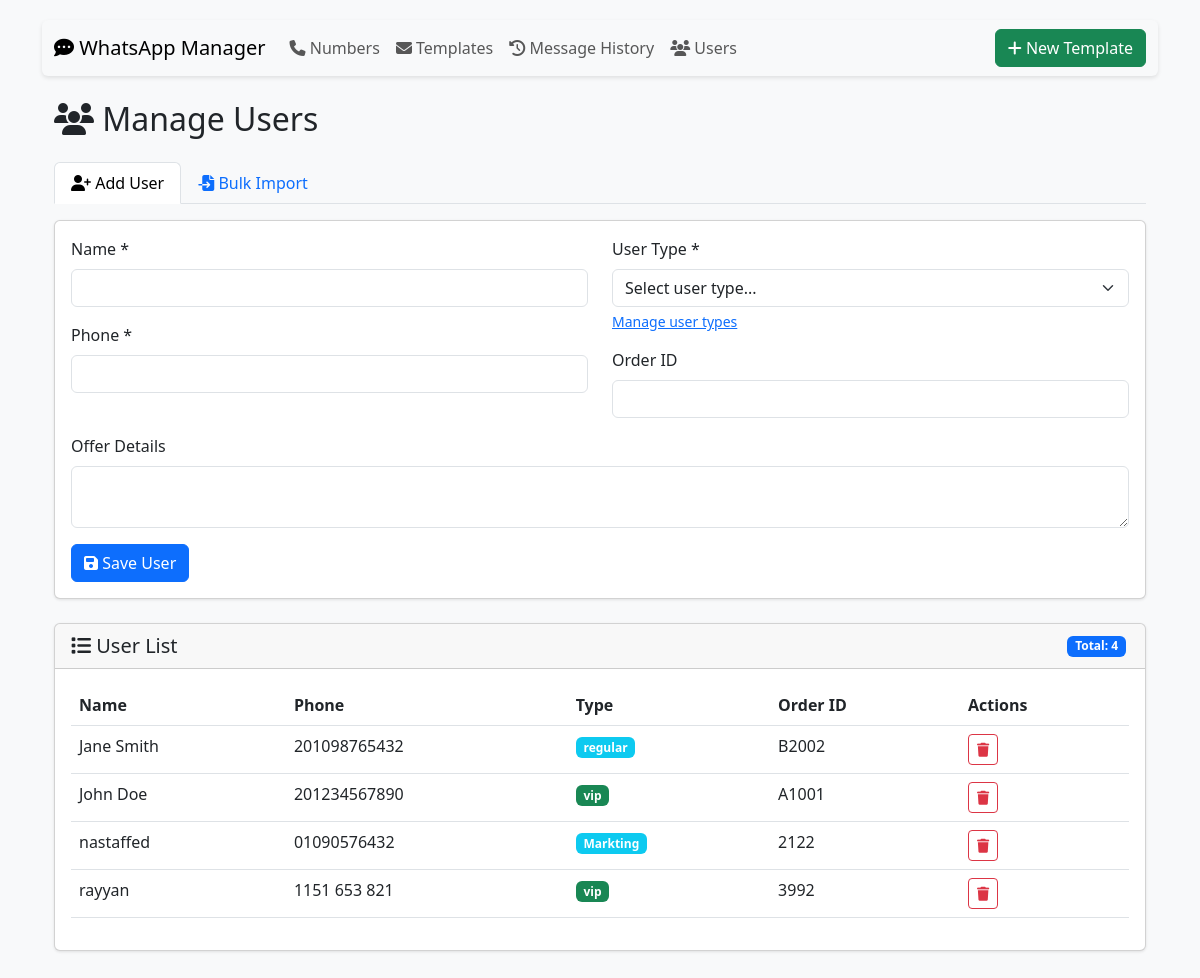
/users, run on an earlier commit of the app's database.
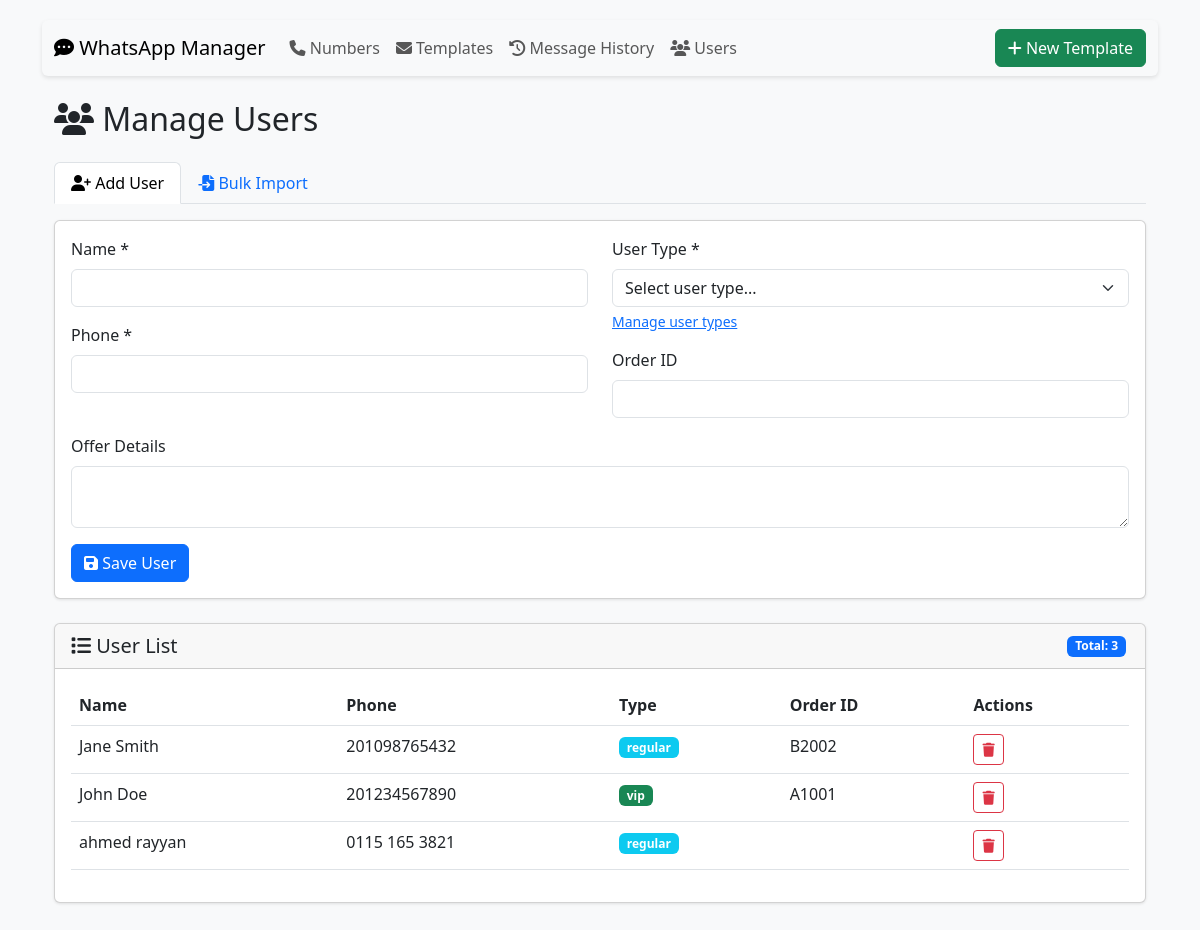
And on a later commit of the database.
### tables this page shows
CREATE TABLE users (
                id INTEGER PRIMARY KEY AUTOINCREMENT,
                name TEXT NOT NULL,
                phone TEXT NOT NULL UNIQUE,
                order_id TEXT,
                offer_details TEXT,
                user_type TEXT NOT NULL DEFAULT 'regular',
                created_at TEXT DEFAULT CURRENT_TIMESTAMP
            );

### app.py (the view, shortened to what this page needs)
@app.route('/users', methods=['GET', 'POST'])
def manage_users():
    with sqlite3.connect('database.db') as conn:
        conn.row_factory = sqlite3.Row
        users = conn.execute('SELECT * FROM users ORDER BY name').fetchall()
        with sqlite3.connect('database.db') as conn:
            conn.row_factory = sqlite3.Row
            user_types = conn.execute('''
                SELECT type_name FROM user_types ORDER BY type_name
            ''').fetchall()
    return render_template('manage_users.html', users=users, user_types=user_types)

### app.py (called while the page is built)
@app.context_processor
def utility_processor():
    return dict(get_template_variables=get_template_variables)

### templates/manage_users.html (shortened to what this page needs)
{% extends "base.html" %}
{% block content %}
<div class="container mt-4">
    <h2><i class="fas fa-users"></i> Manage Users</h2>
    <ul class="nav nav-tabs mt-4" id="userTabs" role="tablist">
        <li class="nav-item" role="presentation">
            <button class="nav-link active" id="add-tab" data-bs-toggle="tab" data-bs-target="#addUser" type="button">
                <i class="fas fa-user-plus"></i> Add User
            </button>
        </li>
        <li class="nav-item" role="presentation">
            <button class="nav-link" id="bulk-tab" data-bs-toggle="tab" data-bs-target="#bulkImport" type="button">
                <i class="fas fa-file-import"></i> Bulk Import
            </button>
        </li>
    </ul>
    <div class="tab-content" id="userTabsContent">
        <div class="tab-pane fade show active" id="addUser" role="tabpanel">
            <div class="card mt-3">
                <div class="card-body">
                    <form method="POST" action="{{ url_for('manage_users') }}">
                        <div class="row">
                            <div class="col-md-6">
                                <div class="mb-3">
                                    <label class="form-label">Name *</label>
                                    <input type="text" name="name" class="form-control" required>
                                </div>
                                <div class="mb-3">
                                    <label class="form-label">Phone *</label>
                                    <input type="text" name="phone" class="form-control" required>
                                </div>
                            </div>
                            <div class="col-md-6">
                                <div class="mb-3">
                                    <label class="form-label">User Type *</label>
                                                <select name="user_type" class="form-select" required>
    <option value="">Select user type...</option>
</select>
<div class="form-text">
    <a href="{{ url_for('manage_user_types') }}">Manage user types</a>
</div>
                                </div>
                                <div class="mb-3">
                                    <label class="form-label">Order ID</label>
                                    <input type="text" name="order_id" class="form-control">
                                </div>
                            </div>
                        </div>
                        <div class="mb-3">
                            <label class="form-label">Offer Details</label>
                            <textarea name="offer_details" class="form-control" rows="2"></textarea>
                        </div>
                        <button type="submit" class="btn btn-primary">
                            <i class="fas fa-save"></i> Save User
                        </button>
                    </form>
                </div>
            </div>
        </div>
    </div>
    <div class="card mt-4">
        <div class="card-header d-flex justify-content-between align-items-center">
            <h5 class="mb-0"><i class="fas fa-list"></i> User List</h5>
            <div>
                <span class="badge bg-primary">Total: {{ users|length }}</span>
            </div>
        </div>
        <div class="card-body">
            <div class="table-responsive">
                <table class="table table-hover">
                    <thead>
                        <tr>
                            <th>Name</th>
                            <th>Phone</th>
                            <th>Type</th>
                            <th>Order ID</th>
                            <th>Actions</th>
                        </tr>
                    </thead>
                    <tbody>
                        {% for user in users %}
                        <tr>
                            <td>{{ user['name'] }}</td>
                            <td>{{ user['phone'] }}</td>
                            <td>
                                <span class="badge bg-{{ 'success' if user['user_type'] == 'vip' else 'info' }}">
                                    {{ user['user_type'] }}
                                </span>
                            </td>
                            <td>{{ user['order_id'] }}</td>
                            <td>
                                <form method="POST" action="{{ url_for('delete_user', user_id=user['id']) }}"
                                      onsubmit="return confirm('Delete this user?');" class="d-inline">
                                    <button type="submit" class="btn btn-sm btn-outline-danger">
                                        <i class="fas fa-trash"></i>
                                    </button>
                                </form>
                            </td>
                        </tr>
                        {% else %}
                        <tr>
                            <td colspan="5" class="text-center">No users found</td>
                        </tr>
                        {% endfor %}
                    </tbody>
                </table>
            </div>
        </div>
    </div>
</div>
{% endblock %}

### templates/base.html (shortened to what this page needs)
<!DOCTYPE html>
<html lang="en">
<head>
    <link href="https://cdn.jsdelivr.net/npm/bootstrap@5.3.0/dist/css/bootstrap.min.css" rel="stylesheet">
    <link rel="stylesheet" href="https://cdnjs.cloudflare.com/ajax/libs/font-awesome/6.4.0/css/all.min.css">
</head>
<body>
    <div class="container">
        <nav class="navbar navbar-expand-lg navbar-light bg-light rounded">
            <div class="container-fluid">
                <a class="navbar-brand" href="{{ url_for('index') }}">
                    <i class="fas fa-comment-dots"></i> WhatsApp Manager
                </a>
                <div class="collapse navbar-collapse" id="navbarNav">
                    <ul class="navbar-nav me-auto">
                        <li class="nav-item">
                            <a class="nav-link" href="{{ url_for('index') }}">
                                <i class="fas fa-phone"></i> Numbers
                            </a>
                        </li>
                        <li class="nav-item">
                            <a class="nav-link" href="{{ url_for('manage_templates') }}">
                                <i class="fas fa-envelope"></i> Templates
                            </a>
                        </li>
                        <li class="nav-item">
                            <a class="nav-link" href="{{ url_for('show_results') }}">
                                <i class="fas fa-history"></i> Message History
                            </a>
                        </li>
                        <li class="nav-item">
                            <a class="nav-link" href="{{ url_for('manage_users') }}">
                                <i class="fas fa-users"></i> Users
                            </a>
                        </li>
                    </ul>
                    <div class="d-flex">
                        <a href="{{ url_for('create_template') }}" class="btn btn-success">
                            <i class="fas fa-plus"></i> New Template
                        </a>
                    </div>
                </div>
            </div>
        </nav>
        {% block content %}{% endblock %}
    </div>
</body>
</html>

### templates/base.html (style rules this page uses)
body { padding-top: 20px; padding-bottom: 20px; background-color: #f8f9fa; }
.navbar { margin-bottom: 20px; box-shadow: 0 2px 4px rgba(0,0,0,.1); }
.card { margin-bottom: 20px; box-shadow: 0 1px 3px rgba(0,0,0,.1); }
.badge { margin-right: 3px; margin-bottom: 3px; }

What changed in the data, as far as the page shows it:
removed users: name "nastaffed", phone "01090576432", user_type "Markting", order_id "2122"
changed users: name "rayyan" → "ahmed rayyan"; phone "1151 653 821" → "0115 165 3821"; user_type "vip" → "regular"; order_id "3992" → (not shown)
Also different on the page:
{{ users|length }}: "4" → "3"
